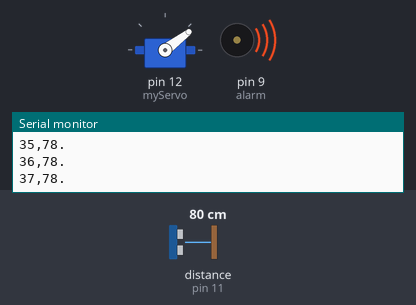
A sketch run on a simulated Arduino Uno, built with avr-gcc and run on an emulated ATmega328P. Shown: servo, buzzer (waves = sounding), the last lines printed to the serial monitor. Wiring (inferred from the names in the program): ultrasonic range finder: trigger pin 10; echo pin 11. The inputs (shaded band) are chosen by the test bench; at power-on: distance to the obstacle (sensor on pin 11) 80 cm. The echo pulse lasts 58.3 µs per cm.

Above: at 1.26 s.
1.3 s: distance to the obstacle (sensor on pin 11) set to 9 cm
At 1.88 s:
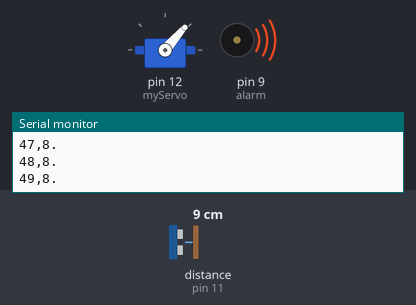
4.3 s: distance to the obstacle (sensor on pin 11) set to 299 cm
At 4.48 s:
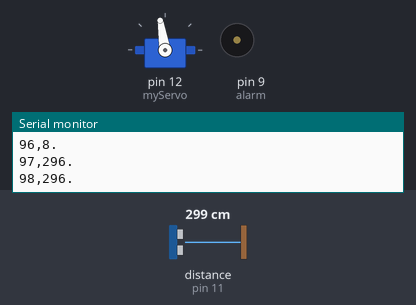
At 5.3 s:
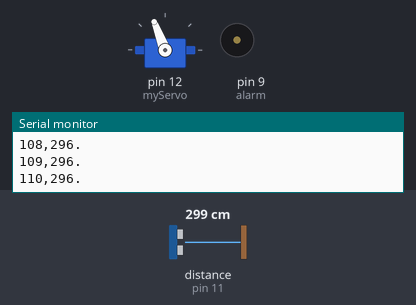
7.3 s: distance to the obstacle (sensor on pin 11) set to 60 cm
At 8.7 s:
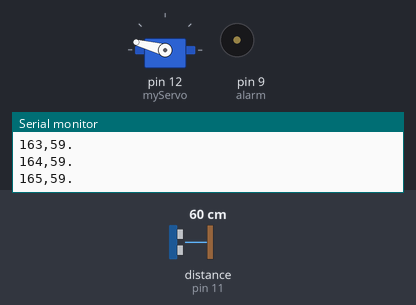
10.3 s: distance to the obstacle (sensor on pin 11) set to 2 cm
13.3 s: distance to the obstacle (sensor on pin 11) set to 35 cm
16.3 s: distance to the obstacle (sensor on pin 11) set to 120 cm
Timing chart, 0 to 20.3 s (numbered marks = the images above; inputs shaded):
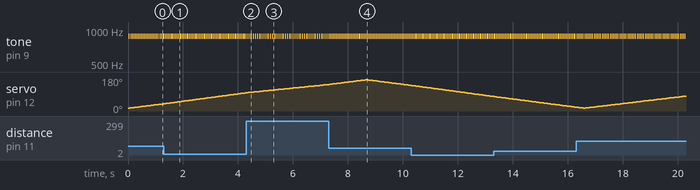

The sketch:

radar.ino
```cpp
// İLYAS ATALAY 16.07.2019
// Basit radar sistemi ve sesli uyarı.

#include <Servo.h> // servo kütüphanesi eklendi.
const int trigPin = 10; /* mesafe sensörü için değişkenler oluşturuldu. */
const int echoPin = 11;
 int alarm = 9; /* buzzer için pin atayalım */
long duration;
int distance;
Servo myServo; /* servo için nesne oluşturuldu. */

void setup() {
    pinMode(alarm,OUTPUT);
    pinMode(trigPin, OUTPUT);
    pinMode(echoPin, INPUT);
    Serial.begin(9600); /* seri haberleşmeyi başlatalım. */
    myServo.attach(12); /* servonun bağlı olduğu pin belirtildi. */
}
void loop() {
    // ilk döngüde servo 15 dereceden 165 dereceye dönerken mesafe hesaplanarak ekrana yazdırıldı.
    for(int i = 15; i <= 165; i++){
        myServo.write(i);
        delay(30);
        distance = calculateDistance();
        Serial.print(i);
        Serial.print(",");
        Serial.print(distance);
        Serial.print(".");
        Serial.println("");
        if (distance != 0){
        tone(alarm, 880);
        delay(20);
        noTone(alarm);
        }

    }

    // ikinci döngüde servo 165 dereceden 15 dereceye dönerken mesafe hesaplanarak ekrana yazdırıldı.
    for(int i = 165; i > 15; i--){
        myServo.write(i);
        delay(30);
        distance = calculateDistance();
        Serial.print(i);
        Serial.print(",");
        Serial.print(distance);
        Serial.print(".");
        Serial.println("");
         if (distance != 0){
        tone(alarm, 880);
        delay(20);
        noTone(alarm);
         }
    }
}

int calculateDistance(){ // mesafe sensörü ile sesin geri geliş hızı kullanılarak mesafe ölçüldü.
    digitalWrite(trigPin, LOW);
    delayMicroseconds(2);

    digitalWrite(trigPin, HIGH);
    delayMicroseconds(10);
    digitalWrite(trigPin, LOW);
    duration = pulseIn(echoPin, HIGH);/* sesin geri dönme zamanını ölçüyor. */
    distance = duration*0.034/2; /* pulse zamanına göre mesafe ses hızı ile hesaplandı.  */
    return distance;
}
```

Measured:
- after the input at 4.3 s, tone on pin 9 (alarm): alternates 880 Hz for 0.02 s and silent for 0.05 s, starting after 0.19 s
- by itself, tone on pin 9 (alarm): alternates 880 Hz for 0.02 s and silent for 0.03 s
